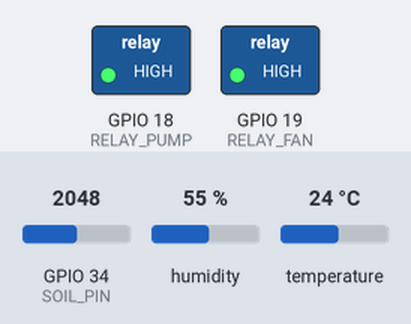
Simulated run of this sketch. Board: ESP32. Shown: switched loads named in the sketch (green lamp = pin HIGH). Inputs (shaded band) come from the test bench; at power-on: temperature 24 °C, GPIO 34 (SOIL_PIN) = 2048, humidity 55 %. WiFi joins after 1.5 s; servers stay silent unless stated; what the sketch prints to the serial monitor is not drawn.

Above: at 2.7 s.
2.8 s: temperature set to 29.3 °C
11.5 s: temperature set to 30.6 °C
At 20.9 s:
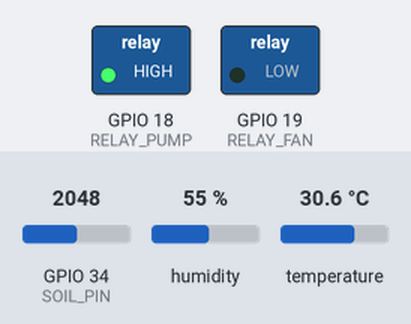
21.6 s: GPIO 34 (SOIL_PIN) set to 3262
31.4 s: GPIO 34 (SOIL_PIN) set to 3339
At 40.8 s:
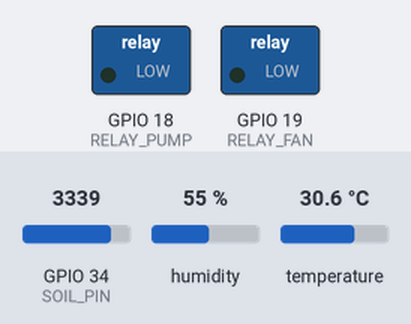
44.7 s: temperature set to 12 °C
At 50.6 s:
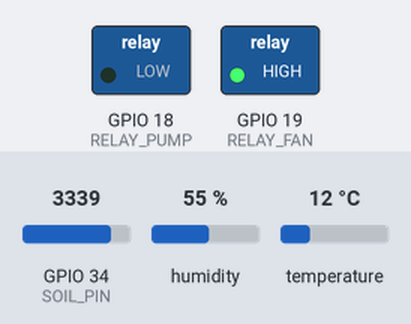
Timing chart, 0 to 61.9 s (numbered marks = the images above; inputs shaded):
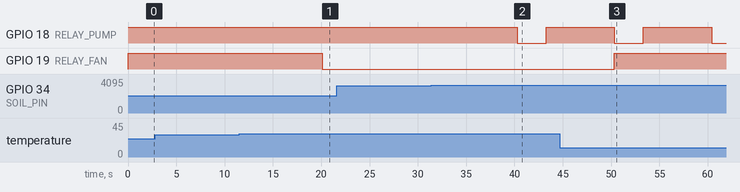

The sketch:

SmartGreenSystem.ino
```cpp
#include <WiFi.h>
#include <DHT.h>
#include "AdafruitIO_WiFi.h"
#include "config.h"

#define DHTPIN        4
#define DHTTYPE       DHT22
#define SOIL_PIN      34
#define RELAY_PUMP    18
#define RELAY_FAN     19

#define TEMP_THRESHOLD  30.0
#define SOIL_THRESHOLD  30

#define RELAY_ON   LOW
#define RELAY_OFF  HIGH

DHT dht(DHTPIN, DHTTYPE);
AdafruitIO_WiFi io(IO_USERNAME, IO_KEY, WIFI_SSID, WIFI_PASS);

AdafruitIO_Feed *temperatureFeed   = io.feed("temperature");
AdafruitIO_Feed *airHumidityFeed   = io.feed("air-humidity");
AdafruitIO_Feed *soilMoistureFeed  = io.feed("soil-moisture");
AdafruitIO_Feed *pumpStateFeed     = io.feed("pump-state");
AdafruitIO_Feed *fanStateFeed      = io.feed("fan-state");

AdafruitIO_Feed *modeFeed          = io.feed("mode");
AdafruitIO_Feed *pumpControlFeed   = io.feed("pump-control");
AdafruitIO_Feed *fanControlFeed    = io.feed("fan-control");

bool isAutoMode   = true;
bool manualPump   = false;
bool manualFan    = false;

unsigned long lastDataTime = 0;
const long dataInterval = 10000;

void handleMode(AdafruitIO_Data *data) {
  String mode = data->toString();
  mode.toLowerCase();
  if (mode == "auto") {
    isAutoMode = true;
    Serial.println("[MODE] Otomatik mod aktif.");
  } else if (mode == "manual") {
    isAutoMode = false;
    Serial.println("[MODE] Manuel mod aktif.");
  }
}

void handlePumpControl(AdafruitIO_Data *data) {
  if (!isAutoMode) {
    manualPump = data->toInt() == 1;
    digitalWrite(RELAY_PUMP, manualPump ? RELAY_ON : RELAY_OFF);
    Serial.print("[MANUAL] Pompa: ");
    Serial.println(manualPump ? "AÇIK" : "KAPALI");
  }
}

void handleFanControl(AdafruitIO_Data *data) {
  if (!isAutoMode) {
    manualFan = data->toInt() == 1;
    digitalWrite(RELAY_FAN, manualFan ? RELAY_ON : RELAY_OFF);
    Serial.print("[MANUAL] Fan: ");
    Serial.println(manualFan ? "AÇIK" : "KAPALI");
  }
}

void setup() {
  Serial.begin(115200);

  pinMode(RELAY_PUMP, OUTPUT);
  pinMode(RELAY_FAN, OUTPUT);
  digitalWrite(RELAY_PUMP, RELAY_OFF);
  digitalWrite(RELAY_FAN, RELAY_OFF);

  dht.begin();

  Serial.print("Wi-Fi bağlanılıyor...");
  WiFi.begin(WIFI_SSID, WIFI_PASS);
  while (WiFi.status() != WL_CONNECTED) {
    delay(500);
    Serial.print(".");
  }
  Serial.println("\nWi-Fi Bağlandı!");

  Serial.print("Adafruit IO bağlanılıyor...");
  io.connect();
  while (io.status() < AIO_CONNECTED) {
    delay(500);
    Serial.print(".");
  }
  Serial.println("\nAdafruit IO Bağlandı!");

  modeFeed->onMessage(handleMode);
  pumpControlFeed->onMessage(handlePumpControl);
  fanControlFeed->onMessage(handleFanControl);

  modeFeed->get();
  pumpControlFeed->get();
  fanControlFeed->get();
}

void loop() {
  io.run();

  if (millis() - lastDataTime >= dataInterval) {
    lastDataTime = millis();

    float temperature     = dht.readTemperature();
    float airHumidity     = dht.readHumidity();
    int   rawSoil         = analogRead(SOIL_PIN);
    int   soilPercent     = map(rawSoil, 4095, 1500, 0, 100);
    soilPercent           = constrain(soilPercent, 0, 100);

    if (isnan(temperature) || isnan(airHumidity)) {
      Serial.println("[HATA] DHT22 okunamadi!");
      return;
    }

    if (isAutoMode) {
      if (temperature >= TEMP_THRESHOLD) {
        digitalWrite(RELAY_FAN, RELAY_ON);
        Serial.println("[AUTO] Yüksek sıcaklık! Fan AÇILDI.");
      } else {
        digitalWrite(RELAY_FAN, RELAY_OFF);
        Serial.println("[AUTO] Normal sıcaklık. Fan KAPALI.");
      }

      if (soilPercent <= SOIL_THRESHOLD) {
        digitalWrite(RELAY_PUMP, RELAY_ON);
        Serial.println("[AUTO] Kuru toprak! Pompa AÇILDI.");
        delay(3000);
        digitalWrite(RELAY_PUMP, RELAY_OFF);
        Serial.println("[AUTO] Pompa KAPATILDI.");
      } else {
        digitalWrite(RELAY_PUMP, RELAY_OFF);
        Serial.println("[AUTO] Toprak nemli. Pompa KAPALI.");
      }
    }

    else {
      Serial.println("[MANUAL] Mod aktif — kontrol Adafruit IO'dan yapılıyor.");
    }

    Serial.println("─────────────────────────────");
    Serial.print("Mod:           "); Serial.println(isAutoMode ? "OTOMATIK" : "MANUEL");
    Serial.print("Sicaklik:      "); Serial.print(temperature); Serial.println(" C");
    Serial.print("Hava Nemi:     %"); Serial.println(airHumidity);
    Serial.print("Toprak Nemi:   %"); Serial.println(soilPercent);
    Serial.println("─────────────────────────────");

    temperatureFeed->save(temperature);
    airHumidityFeed->save(airHumidity);
    soilMoistureFeed->save(soilPercent);
    fanStateFeed->save(digitalRead(RELAY_FAN) == RELAY_ON ? 1 : 0);
    pumpStateFeed->save(digitalRead(RELAY_PUMP) == RELAY_ON ? 1 : 0);
  }
}
```

config.example.h
```cpp
#define WIFI_SSID "YOUR_WIFI_SSID"
#define WIFI_PASS "YOUR_WIFI_PASSWORD"
#define IO_USERNAME "YOUR_ADAFRUIT_USERNAME"
#define IO_KEY "YOUR_ADAFRUIT_KEY"
```

Measured:
- the behaviour switches between 29.9 and 30 °C on temperature (found by bisection; images 0 and 1)
- the behaviour switches between 3290 and 3291 on GPIO 34 (SOIL_PIN) (found by bisection; images 1 and 2)
- after the input at 2.8 s, every drawn part: stays the same
- after the input at 11.5 s, GPIO 19 (RELAY_FAN): HIGH → LOW after 8.6 s
- after the input at 21.6 s, every drawn part: stays the same
- after the input at 31.4 s, GPIO 18 (RELAY_PUMP): HIGH → LOW after 8.9 s, → HIGH 3.0 s later
- after the input at 44.7 s, GPIO 19 (RELAY_FAN): LOW → HIGH after 5.6 s
